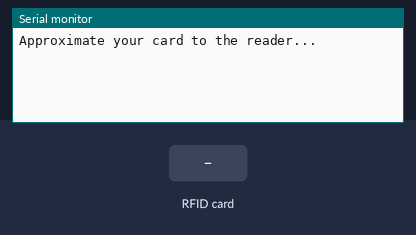
The sketch below on a simulated Arduino Uno, built with avr-gcc and run on an emulated ATmega328P. Parts: the last lines printed to the serial monitor. Inputs (shaded band) come from the test bench.

Above: at 1.2 s.
1.3 s: RFID card BD 31 15 3B held to the reader
At 2.5 s:
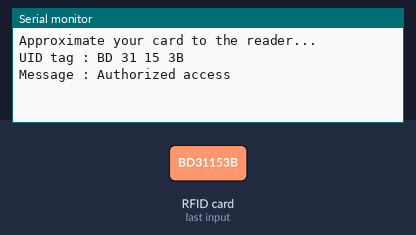
2.8 s: RFID card 5E 7A 19 C4 held to the reader
At 5.1 s:
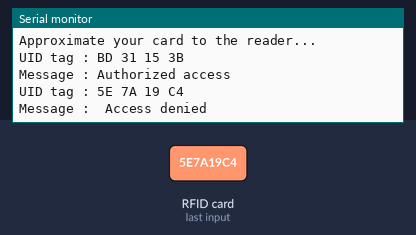

The sketch:

RFID.ino
```cpp
#include <SPI.h>
#include <MFRC522.h>

#define SS_PIN 10
#define RST_PIN 9
MFRC522 mfrc522(SS_PIN, RST_PIN);   // Create MFRC522 instance.

void setup()
{
  Serial.begin(9600);   // Initiate a serial communication
  SPI.begin();      // Initiate  SPI bus
  mfrc522.PCD_Init();   // Initiate MFRC522
  Serial.println("Approximate your card to the reader...");
  Serial.println();

}
void loop()
{
  // Look for new cards
  if ( ! mfrc522.PICC_IsNewCardPresent())
  {
    return;
  }
  // Select one of the cards
  if ( ! mfrc522.PICC_ReadCardSerial())
  {
    return;
  }
  //Show UID on serial monitor
  Serial.print("UID tag :");
  String content= "";
  byte letter;
  for (byte i = 0; i < mfrc522.uid.size; i++)
  {
     Serial.print(mfrc522.uid.uidByte[i] < 0x10 ? " 0" : " ");
     Serial.print(mfrc522.uid.uidByte[i], HEX);
     content.concat(String(mfrc522.uid.uidByte[i] < 0x10 ? " 0" : " "));
     content.concat(String(mfrc522.uid.uidByte[i], HEX));
  }
  Serial.println();
  Serial.print("Message : ");
  content.toUpperCase();
  if (content.substring(1) == "BD 31 15 3B") //change here the UID of the card/cards that you want to give access
  {
    Serial.println("Authorized access");
    Serial.println();
    delay(3000);
  }

 else   {
    Serial.println(" Access denied");
    delay(3000);
  }
}
```

Measured:
- after the input at 1.3 s, the serial monitor: prints a new line at once (image 1)
- after the input at 2.8 s, the serial monitor: prints a new line after 1.5 s (image 2)
